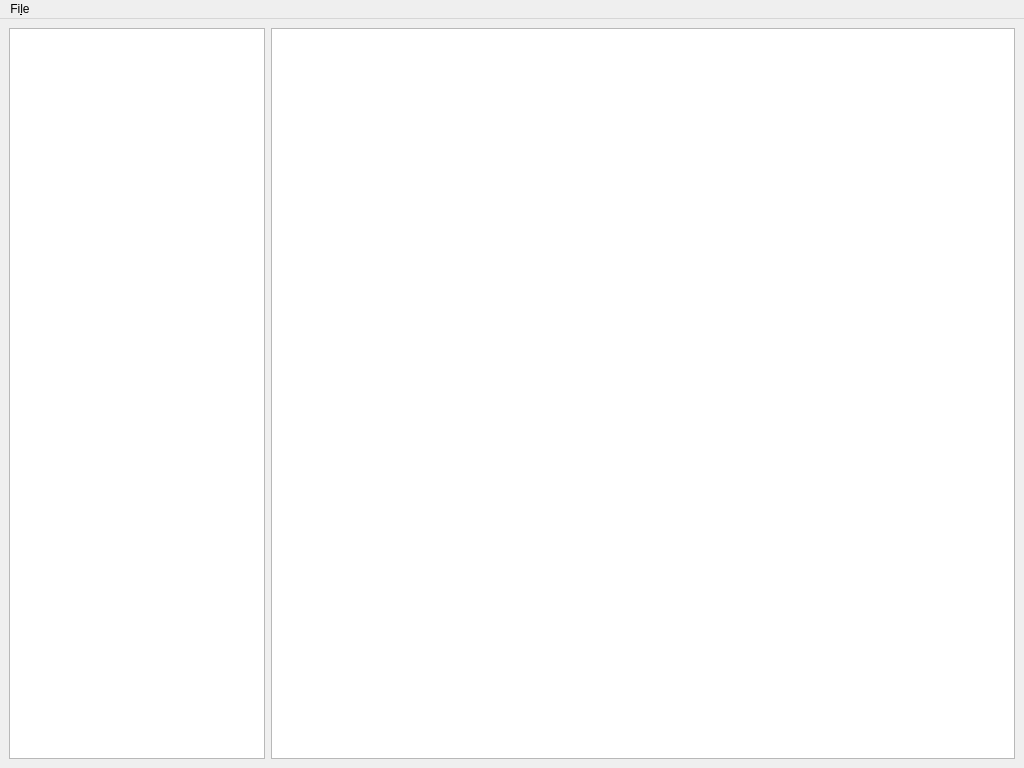
<?xml version="1.0" encoding="UTF-8"?>
<ui version="4.0">
 <class>MainWidget</class>
 <widget class="QMainWindow" name="MainWidget">
  <property name="geometry">
   <rect>
    <x>0</x>
    <y>0</y>
    <width>1024</width>
    <height>768</height>
   </rect>
  </property>
  <widget class="QWidget" name="centralwidget">
   <layout class="QHBoxLayout" name="horizontalLayout" stretch="0,1">
    <item>
     <widget class="NodesListWidget" name="treeWidget">
      <attribute name="headerVisible">
       <bool>false</bool>
      </attribute>
      <column>
       <property name="text">
        <string notr="true">1</string>
       </property>
      </column>
     </widget>
    </item>
    <item>
     <widget class="ComposerWidget" name="graphicsView"/>
    </item>
   </layout>
  </widget>
  <widget class="QMenuBar" name="menubar">
   <property name="geometry">
    <rect>
     <x>0</x>
     <y>0</y>
     <width>1024</width>
     <height>31</height>
    </rect>
   </property>
   <widget class="QMenu" name="menuFile">
    <property name="title">
     <string>Fi&amp;le</string>
    </property>
    <widget class="QMenu" name="menuRecents">
     <property name="title">
      <string>&amp;Recents</string>
     </property>
    </widget>
    <addaction name="actionLoad"/>
    <addaction name="actionSave"/>
    <addaction name="actionSaveAs"/>
    <addaction name="menuRecents"/>
    <addaction name="separator"/>
    <addaction name="actionSettings"/>
   </widget>
   <addaction name="menuFile"/>
  </widget>
  <action name="actionSave">
   <property name="text">
    <string>&amp;Save</string>
   </property>
  </action>
  <action name="actionSaveAs">
   <property name="text">
    <string>Sa&amp;ve as ...</string>
   </property>
  </action>
  <action name="actionLoad">
   <property name="text">
    <string>&amp;Load ...</string>
   </property>
  </action>
  <action name="actionToto">
   <property name="text">
    <string>toto</string>
   </property>
  </action>
  <action name="actionTata">
   <property name="text">
    <string>tata</string>
   </property>
  </action>
  <action name="actionSettings">
   <property name="text">
    <string>Settings</string>
   </property>
  </action>
 </widget>
 <customwidgets>
  <customwidget>
   <class>ComposerWidget</class>
   <extends>QGraphicsView</extends>
   <header>gui/composerwidget.h</header>
  </customwidget>
  <customwidget>
   <class>NodesListWidget</class>
   <extends>QTreeWidget</extends>
   <header>gui/nodeslistwidget.h</header>
  </customwidget>
 </customwidgets>
 <resources/>
 <connections/>
</ui>
